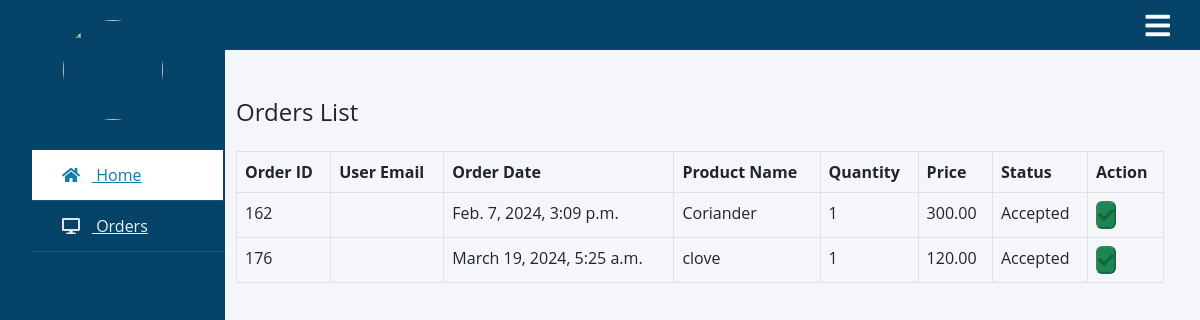
The page /hub_orders/ on the database its author committed.
### storeapp/models.py (models this page shows, shortened)
class Order(models.Model):
    class PaymentStatusChoices(models.TextChoices):
            PENDING = 'pending', 'Pending'
            SUCCESSFUL = 'successful', 'Successful'
            FAILED = 'failed', 'Failed'
    class OrderStatusChoices(models.TextChoices):
        REQUESTED = 'Requested', 'Requested'
        DISPATCHED = 'Dispatched', 'Dispatched'
        DELIVERED = 'Delivered', 'Delivered'
    user = models.ForeignKey(CustomUser, on_delete=models.CASCADE)
    products = models.ManyToManyField(Product)
    total_price = models.DecimalField(max_digits=10, decimal_places=2)
    order_date = models.DateTimeField(default=timezone.now,null=True)
    razorpay_order_id = models.CharField(max_length=255, default=None)
    payment_status = models.CharField(
    max_length=20, choices=PaymentStatusChoices.choices, default=PaymentStatusChoices.PENDING)
    order_status = models.CharField(
        max_length=20, choices=OrderStatusChoices.choices, default=OrderStatusChoices.REQUESTED)
    accepted_by_store = models.BooleanField(default=False)
    ready_for_pickup = models.BooleanField(default=False)
    delivered = models.BooleanField(default=False)
    address = models.ForeignKey(Address, on_delete=models.CASCADE) # Adding the foreign key to Address model

class Product(models.Model):
    product_name = models.CharField(max_length=255,null=True)
    description = models.TextField()
    image = models.ImageField(upload_to='products/', null=True, blank=True)
    quantity_value = models.PositiveIntegerField(default=100,null=True)
    quantity_prefix = models.CharField(max_length=10, choices=[('gms', 'gms'), ('kg', 'kg')], default='gms')
    stock = models.PositiveIntegerField(default=1,null=True)
    price = models.DecimalField(max_digits=10, decimal_places=2,null=True)
    date_added = models.DateField(default=timezone.now)
    brand_name = models.CharField(max_length=255, default="",null=True)
    seller = models.ForeignKey(CustomUser, on_delete=models.CASCADE, null=True, blank=True)
    batch_no=models.CharField(max_length=10,default="",null=True)
    average_rating = models.FloatField(default=0.0)
    STATUS_CHOICES = [
        ('In Stock', 'In Stock'),
        ('Out of Stock', 'Out of Stock'),
    ]
    status = models.CharField(max_length=15, choices=STATUS_CHOICES, default='In Stock')
    category = models.CharField(max_length=100, null=True)
    subcategory = models.CharField(max_length=100, null=True)

### storeapp/views.py (the view)
# urls.py: path('hub_orders/', views.hub_orders, name='hub_orders'),
def hub_orders(request):
    hub_orders = Order.objects.filter(order_status="Dispatched").distinct()
    print(hub_orders)
    orders_data = []
    for order in hub_orders:
        var=CartItem.objects.filter(order_id=order.id)
        varList=[]
        for i in var:
            varList.append(i.id)
        print(varList)
        order_info = {
            'order_id':order.id,
            'cart_items': varList,
            'order_date': order.order_date,
            'total_price': order.total_price,
            'items': [],
            'accepted_by_store':order.accepted_by_store,
        }
        for cart_item in CartItem.objects.filter(order=order):
            item_info = {
                'product_image': cart_item.product.image.url,
                'product_name': cart_item.product.product_name,
                'quantity': cart_item.quantity,
                'cart_item_id':cart_item.id,
                'accepted_by_store': cart_item.accepted_by_store,
                'total_item_price': cart_item.product.price * cart_item.quantity,  # Assuming total_item_price is product of price and quantity
            }
            order_info['items'].append(item_info)
        orders_data.append(order_info)
    context = {'orders_data': orders_data}
    return render(request, 'hub_orders.html',context)

### template/hub_orders.html (shortened to what this page needs)
{% load static %}
<!DOCTYPE html>
<html lang="en">
<head>
    <link rel="stylesheet" href="https://use.fontawesome.com/releases/v5.8.1/css/all.css">
    <link rel="stylesheet" href="https://cdn.jsdelivr.net/npm/bootstrap@5.2.3/dist/css/bootstrap.min.css">
</head>
<body>
    <div class="wrapper">
        <div class="section">
            <div class="top_navbar">
                <div class="hamburger">
                    <a href="#">
                        <i class="fas fa-bars"></i>
                    </a>
                </div>
            </div>
        </div>
        <div class="sidebar">
           <div class="profile">
            <img src="{% static 'img/wear.jpg' %}">
        </div>
            <ul>
                <li>
                    <a href="{% url 'hub_home'  %}" class="active">
                        <span class="icon"><i class="fas fa-home"></i></span>
                        <span class="item">Home</span>
                    </a>
                </li>
                <li>
                    <a href="{% url 'hub_orders' %}">
                        <span class="icon"><i class="fas fa-desktop"></i></span>
                        <span class="item">Orders</span>
                    </a>
                </li>
            </ul>
        </div>
    </div>
    <main class="col-md-9 ms-sm-auto col-lg-10 px-md-4">
        <div class="container mt-5">
            <h4>Orders List</h4>
            <table class="table table-bordered mt-4">
                <thead>
                    <tr>
                        <th>Order ID</th>
                        <th>User Email</th>
                        <th>Order Date</th>
                        <th>Product Name</th>
                        <th>Quantity</th>
                        <th>Price</th>
                        <th>Status</th>
                        <th>Action</th>
                    </tr>
                </thead>
                <tbody>
                    {% for order_info in orders_data %}
                    {% for item in order_info.items %}
                        <tr>
                            <td>{{ order_info.order_id }}</td>
                            <td>{{ order_info.user.email }}</td>
                            <td>{{ order_info.order_date }}</td>
                            <td>{{ item.product_name }}</td>
                            <td>{{ item.quantity }}</td>
                            <td>{{ item.total_item_price }}</td>
                            <td>
                                {% if item.accepted_by_store %}
                                    Accepted
                                {% else %}
                                    Pending
                                {% endif %}
                            </td>
                            <td>
                                <form method="post" action="{% url 'hub_orders' %}">
                                    {% if item.accepted_by_store %}
                                        <button type="button" class="bg-success rounded" disabled><i class="fas fa-check"></i></button>
                                    {% else %}
                                    <a href="{% url 'changeStore' order_info.cart_items order_info.order_id  %}" class="bg-secondary text-white rounded shadow">Accept</a>
                                    {% endif %}
                                </form>
                            </td>
                        </tr>
                    {% endfor %}
                {% endfor %}
            </tbody>
        </table>
    </div>
</main>
</body>
</html>

### template/hub_orders.html (style rules this page uses)
* { list-style: none; text-decoration: none; margin: 0; padding: 0; box-sizing: border-box; font-family: 'Open Sans', sans-serif; }
body { background: #f5f6fa; margin: 0; padding: 0; }
.wrapper .sidebar { background: rgb(5, 68, 104); position: fixed; top: 0; left: 0; width: 225px; height: 100%; padding: 20px 0; transition: all 0.5s ease; z-index: 1000; }
.wrapper .sidebar .profile { margin-bottom: 30px; text-align: center; }
.wrapper .sidebar .profile img { display: block; width: 100px; height: 100px; border-radius: 50%; margin: 0 auto; }
.wrapper .sidebar ul li a { display: block; padding: 13px 30px; border-bottom: 1px solid #10558d; color: rgb(241, 237, 237); font-size: 16px; position: relative; }
.wrapper .sidebar ul li a .icon { color: #dee4ec; width: 30px; display: inline-block; }
.wrapper .sidebar ul li a:hover, .wrapper .sidebar ul li a.active { color: #0c7db1; background:white; border-right: 2px solid rgb(5, 68, 104); }
.wrapper .sidebar ul li a:hover .icon, .wrapper .sidebar ul li a.active .icon { color: #0c7db1; }
.wrapper .sidebar ul li a:hover:before, .wrapper .sidebar ul li a.active:before { display: block; }
.wrapper .section { width: calc(100% - 225px); margin-left: 225px; transition: all 0.5s ease; }
.wrapper .section .top_navbar { background: rgb(5, 68, 104); height: 50px; display: flex; align-items: center; padding: 0 30px; }
.wrapper .section .top_navbar .hamburger a { font-size: 28px; color: #f4fbff; }
.wrapper .section .top_navbar .hamburger { margin-left: auto; }

### rows shown on the page
Order: order_date "Feb. 7, 2024, 3:09 p.m."
Product: product_name "Coriander"
Order: order_date "March 19, 2024, 5:25 a.m."
Product: product_name "clove"

### other values the page prints
{{ order_info.order_id }} "162" "176"
{{ item.quantity }} "1" "1"
{{ item.total_item_price }} "300.00" "120.00"
